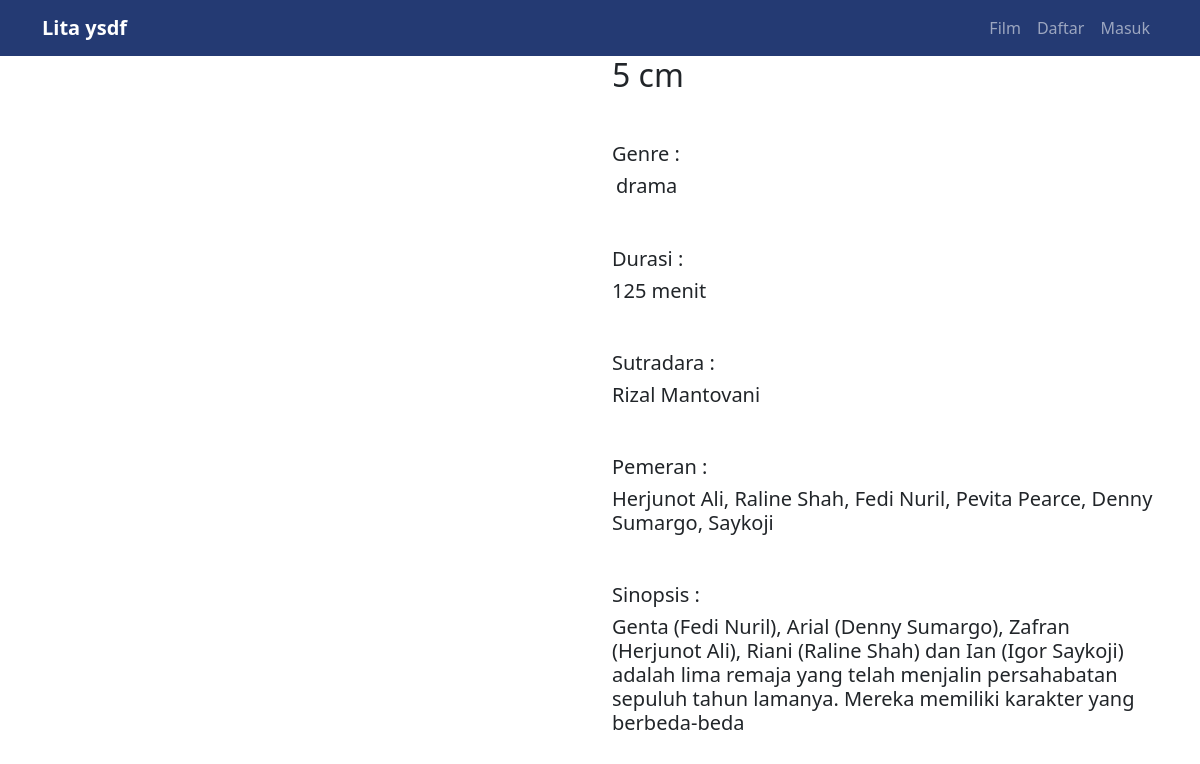
The app's page /detail.php?id=29 with its own data.
### tables this page shows
CREATE TABLE `film` (
  `id` int(11) NOT NULL,
  `judul` varchar(250) NOT NULL,
  `genre` int(11) NOT NULL,
  `durasi` varchar(250) NOT NULL,
  `sutradara` varchar(250) NOT NULL,
  `pemeran` varchar(250) NOT NULL,
  `poster` varchar(64) NOT NULL,
  `sinopsis` longtext NOT NULL
);

CREATE TABLE `genre` (
  `id_genre` int(11) NOT NULL,
  `nama_genre` varchar(255) NOT NULL
);

### functions.php (called while the page is built, shortened)
<?php
$conn = mysqli_connect("localhost", "root", "", "phpdasar");
function query($query) {
    global $conn;
    $result = mysqli_query($conn, $query);
    $rows = [];
    while( $row = mysqli_fetch_assoc($result) ) {
        $rows[] = $row;
    }
    return $rows;
}
?>

### detail.php (the view, shortened to what this page needs)
<?php
require 'functions.php';
$id = $_GET["id"];
$film = query("SELECT * FROM film join genre on genre.id_genre = film.genre WHERE id = $id");
?>
<!DOCTYPE html>
<html lang="en">
<head>
    <link href="https://cdn.jsdelivr.net/npm/bootstrap@5.0.2/dist/css/bootstrap.min.css" rel="stylesheet">
</head>
<body>
<nav class="navbar navbar-expand-lg navbar-dark fixed-top" style="background-color: #243A73">
      <div class="container">
        <a class="navbar-brand" href="#" Blaka><strong>Lita ysdf</strong></a>
        <div class="collapse navbar-collapse" id="navbarNav">
          <ul class="navbar-nav ms-auto">
            <li class="nav-item">
              <a class="nav-link" href="#gallery">Film</a>
            </li>
            <li class="nav-item">
              <a class="nav-link" href="registrasi.php">Daftar</a>
            </li>
            <li class="nav-item">
              <a class="nav-link" href="login.php">Masuk</a>
            </li>
          </ul>
        </div>
      </div>
    </nav>
    <section class="kontent">
    <div class="container">
    <h1>Details</h1>
       <div class="row">
       <?php foreach($film as $f) :?>
           <div class="col-md-6 text-center ">
           </div>
        <div class="col-md-6">
            <h2><?php echo $f["judul"] ?></h2>
            <h5 class="mt-5">Genre :</h5>
            <h5 class="d-inline rounded-pill p-1 "><?php echo $f["nama_genre"] ?></h5>
            <h5 class="mt-5">Durasi :</h5>
            <h5 ><?php echo $f["durasi"] ?></h5>
            <h5 class="mt-5">Sutradara :</h5>
            <h5><?php echo $f["sutradara"] ?></h5>
            <h5 class="mt-5">Pemeran :</h5>
            <h5><?php echo $f["pemeran"] ?></h5>
            <h5 class="mt-5">Sinopsis :</h5>
            <h5><?php echo $f["sinopsis"] ?></h5>
            <?php endforeach; ?>
        </div>
       </div>
    </div>
    </section>
</body>
</html>

### records on screen
film: judul "5 cm", genre.nama_genre "drama", durasi "125 menit", sutradara "Rizal Mantovani", pemeran "Herjunot Ali, Raline Shah, Fedi Nuril, Pevita Pearce, Denny Sumargo, Saykoji", sinopsis "Genta (Fedi Nuril), Arial (Denny Sumargo), Zafran (Herjunot Ali), Riani (Raline Shah) dan Ian (Igor Saykoji) adalah lima remaja yang telah menjalin persahabatan sepuluh tahun lamanya. Mereka memiliki karakter yang berbeda-beda"
